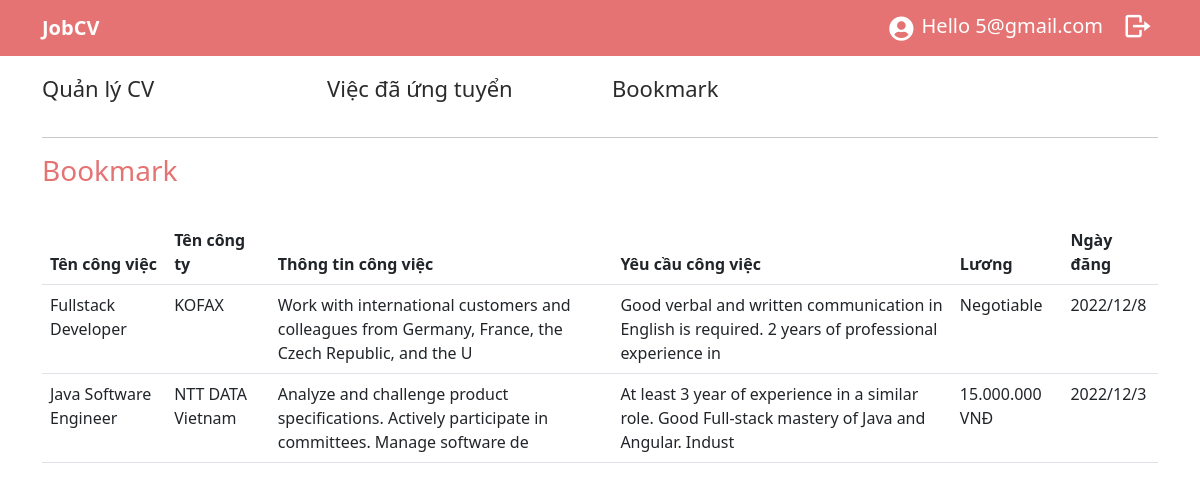
The page /user/bookmark.php (signed in) on the database its author committed.
### tables this page shows
CREATE TABLE `bookmark` (
  `id` int(11) NOT NULL,
  `ten_cong_viec` varchar(50) NOT NULL,
  `ten_cong_ty` varchar(50) NOT NULL,
  `tt_cong_viec` varchar(100) NOT NULL,
  `yc_cong_viec` varchar(100) NOT NULL,
  `salary` varchar(30) NOT NULL,
  `ngaydang` varchar(50) NOT NULL,
  `username` varchar(50) NOT NULL
);

### user/bookmark.php (the view, shortened to what this page needs)
<?php
require_once('php/connection.php');
?>
<!DOCTYPE html>
<html lang="en">
<head>
    <link href="https://cdn.jsdelivr.net/npm/bootstrap@5.2.3/dist/css/bootstrap.min.css" rel="stylesheet">
    <link href="//netdna.bootstrapcdn.com/font-awesome/3.1.1/css/font-awesome.css" rel="stylesheet">
    <link rel="stylesheet" href="https://unpkg.com/swiper/swiper-bundle.min.css" />
    <link rel="stylesheet" href="https://cdn.jsdelivr.net/npm/boxicons@latest/css/boxicons.min.css">
    <link rel="stylesheet" href="https://cdnjs.cloudflare.com/ajax/libs/font-awesome/5.15.3/css/all.min.css">
    <link type="text/css" href="css/style.css" rel="stylesheet">
</head>
<body>
    <div>
        <nav class="navbar navbar-expand-sm" style="background-color: #E57373;">
            <div class="container">
                <a class="navbar-brand" href="http://localhost/"><b>JobCV</b></a>
                <div class="collapse navbar-collapse" id="mynavbar">
                    <ul class="nav navbar-nav navbar-right">
                        <a href="#" class="fas fa-user-circle" id="icon" onclick="manageCV()"></a>
                        <a id="hello-user">Hello
                            <?php echo $_SESSION['username'] ?>
                        </a>
                        <li><a class="app-nav__item" href="php/logout.php"><i class='bx bx-log-out bx-rotate-180'
                                    id="icon-nav"></i></a>
                        </li>
                    </ul>
                </div>
            </div>
        </nav>
        <div class="container mt-3 container-cv">
            <div class="row">
                <div class="col-sm-3"><a class="text-con-cv" href="user-manage-cv.php">
                        <p>Quản lý CV</p>
                    </a>
                </div>
                <div class="col-sm-3 ">
                    <a class="text-con-cv" href="job-applied.php">
                        <p>Việc đã ứng tuyển</p>
                    </a>
                </div>
                <div class="col-sm-3 ">
                    <a class="text-con-cv" href="bookmark.php">
                        <p>Bookmark</p>
                    </a>
                </div>
            </div>
            <hr>
            <h3 style="color: #E57373;">Bookmark</h3>
            <br>
            <table class="table table-manage-cv">
                <thead>
                    <tr>
                        <th>Tên công việc</th>
                        <th>Tên công ty</th>
                        <th>Thông tin công việc</th>
                        <th>Yêu cầu công việc</th>
                        <th>Lương</th>
                        <th>Ngày đăng</th>
                    </tr>
                </thead>
                <tbody>
                    <?php
                    $query = 'SELECT * FROM bookmark where username = ?';
                    try {
                        $stmt = $dbCon->prepare($query);
                        $stmt->execute(array($_SESSION['username']));
                    } catch (PDOException $ex) {
                        die(json_encode(array('status' => false, 'data' => $ex->getMessage())));
                    }
                    while ($row = $stmt->fetch(PDO::FETCH_ASSOC)) {
                        echo '<tr>
                            <td>' . $row['ten_cong_viec'] . '</td>
                            <td>' . $row['ten_cong_ty'] . '</td>
                            <td>' . $row['tt_cong_viec'] . '</td>
                            <td>' . $row['yc_cong_viec'] . '</td>
                            <td>' . $row['salary'] . '</td>
                            <td>' . $row['ngaydang'] . '</td>
                        </tr>';
                    }
                    ?>
                </tbody>
            </table>
        </div>
    </div>
</body>
</html>

### user/css/style.css (style rules this page uses)
:root { --main-color: #E57373; --main-white: white; }
.navbar { background-color: var(--main-color) }
.navbar-brand { color: var(--main-white); }
#icon { position: relative; top: 5px; right: 8px; font-size: 25px; text-decoration: none; color: var(--main-white); }
#hello-user { color: var(--main-white); font-size: 20px; margin-right: 20px; }
.container-cv { margin-bottom: -25px; }
.text-con-cv { text-decoration: none; font-size: 22px; color: rgb(43, 43, 43); }
.table-manage-cv { margin-bottom: 150px; }
#icon-nav { color: var(--main-white); font-size: 30px; height: 30px; margin-right: 5px; }

### rows shown on the page
bookmark: ten_cong_viec "Fullstack Developer", ten_cong_ty "KOFAX", tt_cong_viec "Work with international customers and colleagues from Germany, France, the Czech Republic, and the U", yc_cong_viec "Good verbal and written communication in English is required. 2 years of professional experience in", salary "Negotiable", ngaydang "2022/12/8"
bookmark: ten_cong_viec "Java Software Engineer", ten_cong_ty "NTT DATA Vietnam", tt_cong_viec "Analyze and challenge product specifications. Actively participate in committees. Manage software de", yc_cong_viec "At least 3 year of experience in a similar role. Good Full-stack mastery of Java and Angular. Indust", salary "15.000.000 VNĐ", ngaydang "2022/12/3"

### other values the page prints
$_SESSION['username'] "5@gmail.com"
